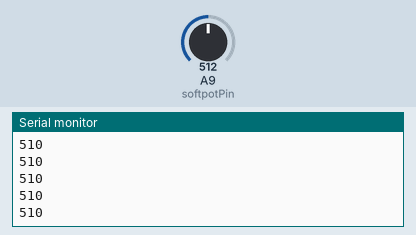
Recording of a sketch running on a simulated Arduino Mega 2560, built with avr-gcc and run on an emulated ATmega2560. Parts: the last lines printed to the serial monitor. The test bench sets the inputs (shaded band); at power-on: A9 (softpotPin) = 512.

Above: at 1.2 s.
1.3 s: A9 (softpotPin) set to 716
At 1.56 s:
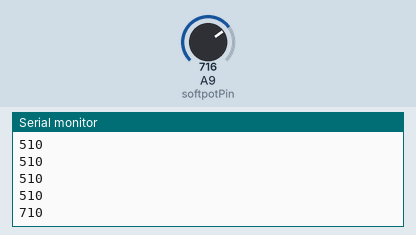
2.8 s: A9 (softpotPin) set to 760
At 2.96 s:
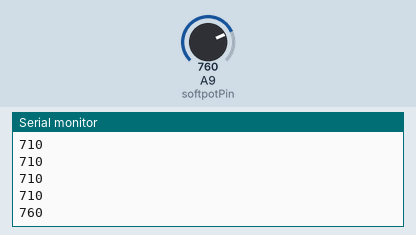
Timing chart, 0 to 5.8 s (numbered marks = the images above; inputs shaded):
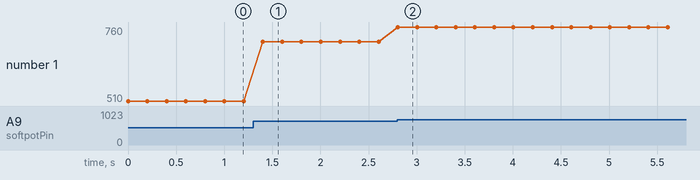

Measured:
- after the input at 1.3 s, the serial monitor: prints a new line after 0.10 s (image 1)
- after the input at 2.8 s, the serial monitor: prints a new line at once (image 2)
- plotted number 1: 510 → 710 after the input at 1.3 s, 710 → 760 after the input at 2.8 s

The sketch:

circleslide.ino
```cpp
int softpotPin = A9;
int softpotReading;

int errorMargin = 0;
int dragDistance = 20;
int dumbDelay = 4;

int startValue = -1;
int lastValue = -1;
int dragDirection = 0;
int pendingDelay = 0;

void setup(){
  digitalWrite(softpotPin, HIGH);
  Serial.begin(9600);
}

void loop(){
  softpotReading = (analogRead(softpotPin)/10) * 10;
  Serial.println(softpotReading);
  delay(200);
}

int softpotDirection(){
  if(softpotReading < 750){
    if(lastValue == -1){
      lastValue = softpotReading;
      startValue = softpotReading;
      pendingDelay ++;
      return 0;
    }

    if(pendingDelay < dumbDelay){
      pendingDelay ++;
      if(pendingDelay >= dumbDelay){
       lastValue = softpotReading;
       startValue = softpotReading;
       return 0;
      }
    }
    else{

      int difference = softpotReading - lastValue;
      //Serial.println(softpotReading - startValue);
      //If has gone right
      if(difference > errorMargin){
        //Wasn't going in a direction before
        if(dragDirection == 0){
          dragDirection = 1;
        }
        //Has continued going right
        else if(dragDirection == 1){
          if(softpotReading - startValue > dragDistance){
            Serial.print("StartValue ");
            Serial.println(startValue);
            Serial.print("softpotReading ");
            Serial.println(softpotReading);
            Serial.println(1);
            Serial.println("");
            startValue = softpotReading;
            lastValue = softpotReading;
            return 1;
          }
        }
        //Gone left
        else{
          dragDirection = -1;
          startValue = lastValue;
        }

        lastValue = softpotReading;
        return 0;
      }

      else if(difference < -errorMargin){
        //Wasn't going in a direction before
        if(dragDirection == 0){
          dragDirection = -1;
        }
        //Has continued going left
        else if(dragDirection == -1){
          if(softpotReading - startValue < -dragDistance){
            Serial.print("StartValue ");
            Serial.println(startValue);
            Serial.print("softpotReading ");
            Serial.println(softpotReading);
            Serial.println(-1);
            Serial.println("");
            startValue = softpotReading;
            lastValue = softpotReading;

            return -1;
          }
        }
        //Gone right
        else{
          dragDirection = 1;
          startValue = lastValue;
        }

        lastValue = softpotReading;
        return 0;
      }

      return 0;

    }

    return 0;

  }

  startValue = -1;
  lastValue = -1;
  dragDirection = 0;
  pendingDelay = 0;
  return 0;


}
```
